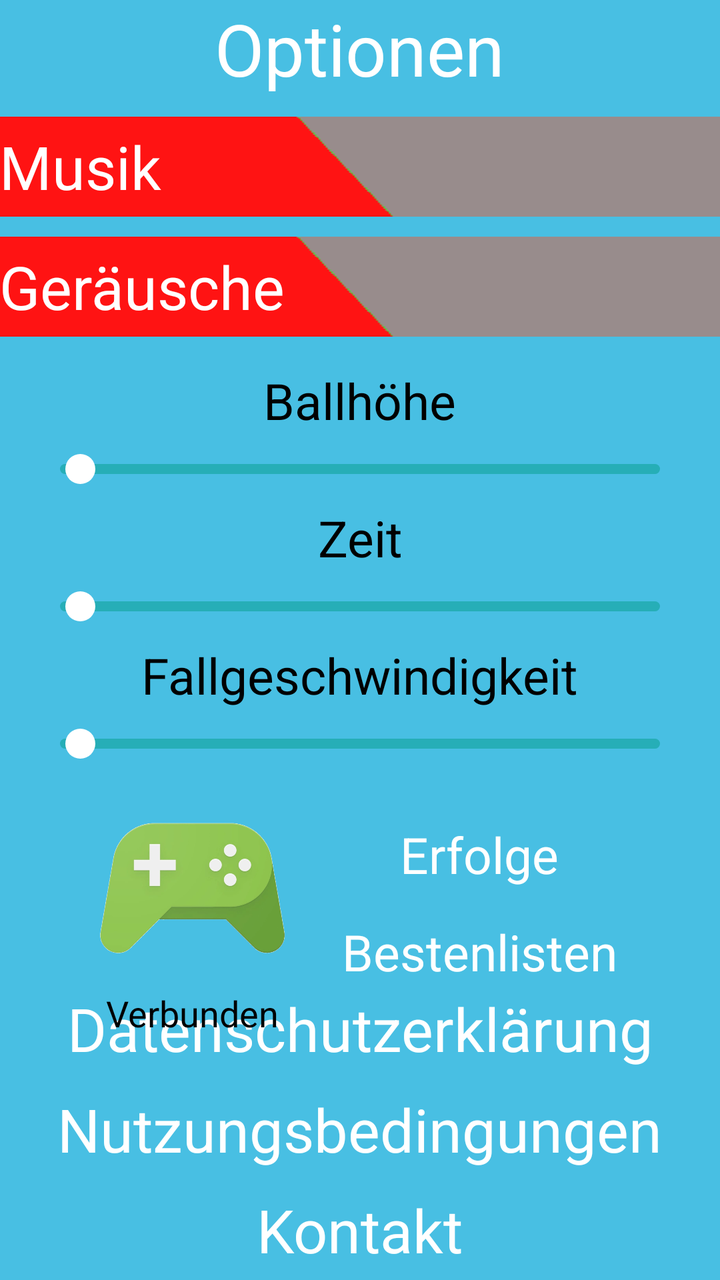
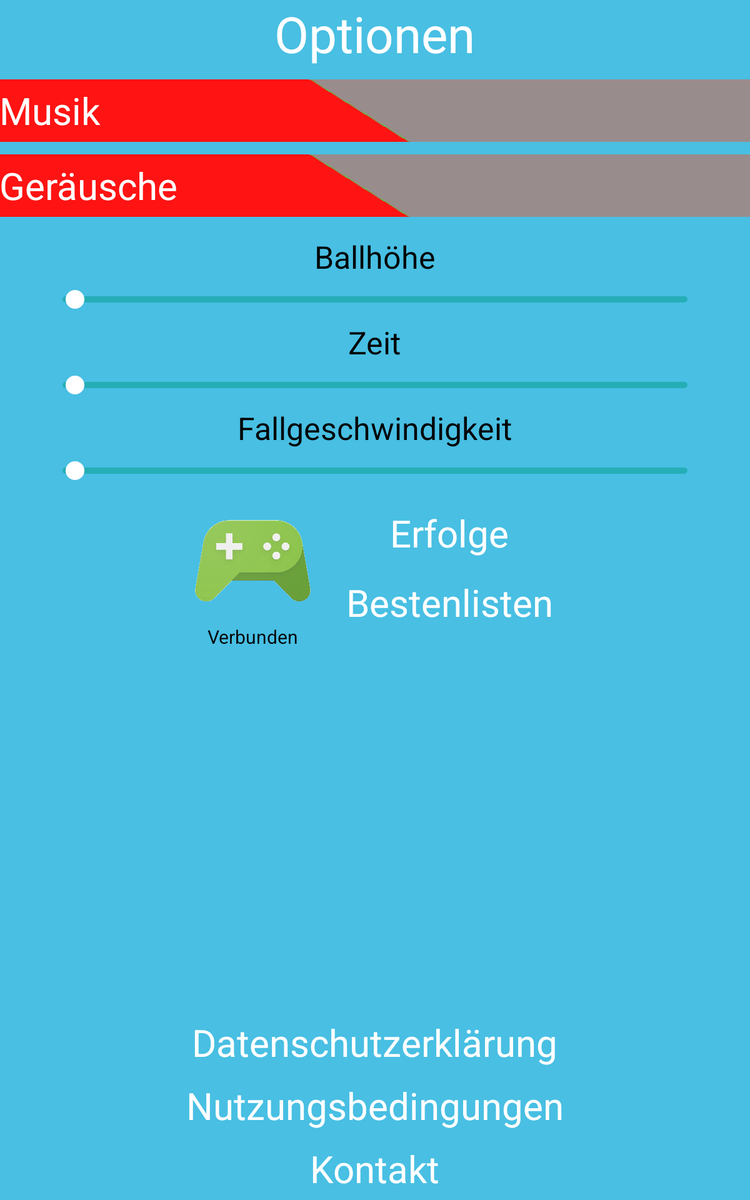

The same Android screen from two of the app's own layout files: first res/layout/ as a phone draws it, then the author's variant for another configuration, drawn on a device whose configuration selects that folder. Both files follow.
<!-- AndroidManifest.xml: application theme AppTheme -->
<!-- res/layout/activity_settings.xml -->
<?xml version="1.0" encoding="utf-8"?>
<RelativeLayout xmlns:android="http://schemas.android.com/apk/res/android"
    xmlns:tools="http://schemas.android.com/tools"
    android:id="@+id/activity_settings"
    android:layout_width="match_parent"
    android:layout_height="match_parent"
    android:paddingBottom="@dimen/activity_vertical_margin"
    android:paddingLeft="@dimen/activity_horizontal_margin"
    android:paddingRight="@dimen/activity_horizontal_margin"
    android:paddingTop="@dimen/activity_vertical_margin"
    tools:context="org.kruemelopment.springball.settings"
    android:background="@color/hellblau"
    android:gravity="center_horizontal">

    <TextView
        android:id="@+id/textView7"
        android:layout_width="wrap_content"
        android:layout_height="wrap_content"
        android:layout_alignParentTop="true"
        android:layout_centerHorizontal="true"
        android:text="@string/optionen"
        android:textColor="@android:color/background_light"
        android:textSize="36sp" />

    <androidx.appcompat.widget.SwitchCompat
        android:id="@+id/switch2"
        android:layout_width="fill_parent"
        android:layout_height="50dp"
        android:layout_alignParentStart="false"
        android:layout_below="@+id/switch1"
        android:layout_marginBottom="10dp"
        android:layout_marginTop="10dp"
        android:background="@drawable/hgj"
        android:checked="false"
        android:switchMinWidth="96dp"
        android:switchPadding="16dp"
        android:text="@string/sound"
        android:thumb="@null"
        android:textOff="@string/lee"
        android:textOn="@string/lee"
        android:textSize="30sp" />

    <androidx.appcompat.widget.SwitchCompat
        android:id="@+id/switch1"
        android:layout_width="fill_parent"
        android:layout_height="50dp"
        android:layout_alignParentStart="true"
        android:layout_below="@+id/textView7"
        android:layout_marginTop="10dp"
        android:background="@drawable/hgj"
        android:checked="false"
        android:switchMinWidth="96dp"
        android:switchPadding="16dp"
        android:text="@string/musik"
        android:thumb="@null"
        android:textOff="@string/lee"
        android:textOn="@string/lee"
        android:textSize="30sp" />

    <TextView
        android:id="@+id/textView16"
        android:layout_width="wrap_content"
        android:layout_height="wrap_content"
        android:layout_above="@+id/textView15"
        android:layout_centerHorizontal="true"
        android:background="@color/hellblau"
        android:padding="5dp"
        android:text="@string/nutzungs"
        android:textColor="@color/weiss"
        android:textSize="30sp" />

    <TextView
        android:id="@+id/textView17"
        android:layout_width="wrap_content"
        android:layout_height="wrap_content"
        android:layout_above="@+id/textView16"
        android:layout_centerHorizontal="true"
        android:background="@color/hellblau"
        android:gravity="center_horizontal"
        android:padding="5dp"
        android:text="@string/datens"
        android:textColor="@color/weiss"
        android:textSize="30sp" />

    <TextView
        android:id="@+id/textView15"
        android:layout_width="wrap_content"
        android:layout_height="wrap_content"
        android:layout_alignParentBottom="true"
        android:layout_centerHorizontal="true"
        android:background="@color/hellblau"
        android:gravity="center_vertical"
        android:padding="5dp"
        android:text="@string/hilfe"
        android:textColor="@android:color/background_light"
        android:textSize="30sp" />

    <TextView
        android:id="@+id/textView11"
        android:layout_width="wrap_content"
        android:layout_height="wrap_content"
        android:layout_below="@+id/switch2"
        android:layout_centerHorizontal="true"

        android:layout_marginTop="5dp"
        android:layout_marginBottom="5dp"
        android:foregroundGravity="center"
        android:gravity="center"
        android:text="@string/ballheight"
        android:textColor="@android:color/background_dark"
        android:textSize="25sp" />

    <SeekBar
        android:id="@+id/seekBar2"

        android:layout_width="300dp"
        android:layout_height="wrap_content"
        android:layout_below="@+id/textView11"
        android:layout_centerHorizontal="true"
        android:layout_centerVertical="false"
        android:layout_marginBottom="5dp"
        android:layout_marginTop="5dp"
        android:background="@drawable/noprogress"
        android:max="10"
        android:paddingEnd="10dp"
        android:paddingStart="10dp"
        android:progressDrawable="@drawable/progressdrawable"
        android:thumb="@drawable/customthumb" />

    <TextView
        android:id="@+id/textView12"
        android:layout_width="wrap_content"
        android:layout_height="wrap_content"
        android:layout_below="@+id/seekBar2"
        android:layout_centerHorizontal="true"
        android:layout_marginTop="5dp"
        android:layout_marginBottom="5dp"
        android:foregroundGravity="center_horizontal"
        android:gravity="center_horizontal"
        android:text="@string/time"
        android:textColor="@android:color/background_dark"
        android:textSize="25sp" />

    <SeekBar
        android:id="@+id/seekBar3"
        android:layout_width="300dp"
        android:layout_height="wrap_content"
        android:layout_below="@+id/textView12"
        android:layout_centerHorizontal="true"
        android:layout_centerVertical="false"
        android:layout_marginBottom="5dp"
        android:layout_marginTop="5dp"
        android:background="@drawable/noprogress"
        android:max="60"
        android:paddingEnd="10dp"
        android:paddingStart="10dp"
        android:progressDrawable="@drawable/progressdrawable"
        android:thumb="@drawable/customthumb" />

    <TextView
        android:id="@+id/textView13"
        android:layout_width="wrap_content"
        android:layout_height="wrap_content"
        android:layout_below="@+id/seekBar3"
        android:layout_centerHorizontal="true"
        android:layout_marginTop="5dp"
        android:layout_marginBottom="5dp"
        android:text="@string/fallgeschwindigkeit"
        android:textColor="@android:color/background_dark"
        android:textSize="25sp" />

    <SeekBar
        android:id="@+id/seekBar4"
        android:layout_width="300dp"
        android:layout_height="wrap_content"
        android:layout_below="@+id/textView13"
        android:layout_centerHorizontal="true"
        android:layout_centerVertical="true"
        android:layout_marginBottom="5dp"
        android:layout_marginTop="5dp"
        android:background="@drawable/noprogress"
        android:max="10"
        android:paddingEnd="10dp"
        android:paddingStart="10dp"
        android:progressDrawable="@drawable/progressdrawable"
        android:thumb="@drawable/customthumb" />

    <TextView
        android:id="@+id/textView14"
        android:layout_width="wrap_content"
        android:layout_height="wrap_content"
        android:layout_alignBaseline="@+id/textView11"
        android:layout_alignEnd="@+id/seekBar2"
        android:textColor="@android:color/background_dark"
        android:textSize="20sp" />

    <TextView
        android:id="@+id/textView18"
        android:layout_width="wrap_content"
        android:layout_height="wrap_content"
        android:layout_alignBaseline="@+id/textView12"
        android:layout_alignEnd="@+id/seekBar2"
        android:textColor="@android:color/background_dark"
        android:textSize="20sp" />

    <TextView
        android:id="@+id/textView19"
        android:layout_width="wrap_content"
        android:layout_height="wrap_content"
        android:layout_alignBaseline="@+id/textView13"
        android:layout_alignEnd="@+id/seekBar4"
        android:textColor="@android:color/background_dark"
        android:textSize="20sp" />

    <RelativeLayout
        android:layout_width="wrap_content"
        android:layout_height="wrap_content"
        android:layout_centerHorizontal="true"
        android:layout_below="@id/seekBar4">

        <ImageView
            android:id="@+id/imageView14"
            android:layout_width="100dp"
            android:layout_height="100dp"
            android:layout_alignParentBottom="false"
            android:layout_marginTop="10dp"
            android:src="@drawable/playgr" />

        <TextView
            android:id="@+id/textView20"
            android:layout_width="wrap_content"
            android:layout_height="wrap_content"
            android:layout_below="@+id/imageView14"
            android:layout_alignStart="@+id/imageView14"
            android:layout_alignEnd="@+id/imageView14"
            android:gravity="center"
            android:text="@string/connected"
            android:textColor="@android:color/black"
            android:textSize="18sp" />

        <RelativeLayout
            android:layout_width="wrap_content"
            android:layout_height="wrap_content"
            android:layout_centerVertical="true"
            android:layout_marginStart="20dp"
            android:layout_toEndOf="@+id/imageView14">

            <TextView
                android:id="@+id/textView21"
                android:layout_width="wrap_content"
                android:layout_height="wrap_content"
                android:layout_alignParentEnd="false"
                android:layout_alignParentBottom="false"
                android:layout_centerHorizontal="true"
                android:layout_marginBottom="5dp"
                android:background="@color/hellblau"
                android:padding="5dp"
                android:text="@string/ach"
                android:textColor="@android:color/background_light"
                android:textSize="25sp" />

            <TextView
                android:id="@+id/textView22"
                android:layout_width="wrap_content"
                android:layout_height="wrap_content"
                android:layout_below="@+id/textView21"
                android:layout_alignParentEnd="false"
                android:layout_alignParentBottom="false"
                android:layout_centerHorizontal="true"
                android:background="@color/hellblau"
                android:padding="5dp"
                android:text="@string/lead"
                android:textColor="@android:color/background_light"
                android:textSize="25sp" />
        </RelativeLayout>
    </RelativeLayout>

</RelativeLayout>
<!-- resources referenced by this layout -->
<resources>
  <color name="hellblau">#48bfe3</color>
  <color name="weiss">#ffffff</color>
  <!-- drawable customthumb (drawable) -->
  <?xml version="1.0" encoding="utf-8"?>
  <shape xmlns:android="http://schemas.android.com/apk/res/android"
      android:shape="oval" >
      <gradient
          android:angle="270"
          android:endColor="#ffffff"
          android:startColor="#ffffff" />
      <size
          android:height="15dp"
          android:width="15dp" />
  </shape>
  <!-- drawable hgj (drawable) -->
  <?xml version="1.0" encoding="utf-8"?>
  <selector xmlns:android="http://schemas.android.com/apk/res/android">
  
      <item android:drawable="@drawable/annnnn" android:state_checked="true" android:state_pressed="true"/>
      <item android:drawable="@drawable/annnnn" android:state_checked="true" android:state_focused="false"/>
      <item android:drawable="@drawable/aussss" android:state_checked="false" android:state_pressed="true"/>
      <item android:drawable="@drawable/aussss" android:state_checked="false" android:state_focused="false"/>
  
  </selector>
  <!-- drawable noprogress (drawable) -->
  <?xml version="1.0" encoding="utf-8"?>
  <layer-list xmlns:android="http://schemas.android.com/apk/res/android" >
      <item android:gravity="center">
          <shape>
              <size android:height="5dp" />
              <solid android:color="#26aeb7" />
              <corners android:bottomRightRadius="10dp"
                  android:bottomLeftRadius="10dp"
                  android:topLeftRadius="10dp"
                  android:topRightRadius="10dp" />
          </shape>
      </item>
  </layer-list>
  <!-- drawable playgr: webp bitmap (drawable, 32944 bytes) -->
  <!-- drawable progressdrawable (drawable) -->
  <?xml version="1.0" encoding="utf-8"?>
  <layer-list xmlns:android="http://schemas.android.com/apk/res/android">
      <item android:id="@android:id/progress">
          <clip android:drawable="@drawable/progress" />
      </item>
      <item android:id="@android:id/background">
          <clip android:drawable="@drawable/noprogress"/>
      </item>
  </layer-list>
  <string name="ach">Erfolge</string>
  <string name="ballheight">Ballhöhe</string>
  <string name="connected">Verbunden</string>
  <string name="datens">Datenschutzerklärung</string>
  <string name="fallgeschwindigkeit">Fallgeschwindigkeit</string>
  <string name="hilfe">Kontakt</string>
  <string name="lead">Bestenlisten</string>
  <string name="lee">        </string>
  <string name="musik">Musik</string>
  <string name="nutzungs">Nutzungsbedingungen</string>
  <string name="optionen">Optionen</string>
  <string name="sound">Geräusche</string>
  <string name="time">Zeit</string>
  <!-- from res/values-v31/ -->
  <style name="AppTheme" parent="Theme.AppCompat">
          <item name="android:windowNoTitle">true</item>
          <item name="android:windowActionBar">false</item>
          <item name="android:windowFullscreen">true</item>
          <item name="colorPrimary">@color/colorPrimary</item>
          <item name="colorPrimaryDark">@color/colorPrimaryDark</item>
          <item name="colorAccent">@color/colorAccent</item>
          <item name="android:windowLayoutInDisplayCutoutMode">
              shortEdges
          </item>
          <item name="android:windowSplashScreenAnimatedIcon">@mipmap/launcher_icon_round</item>
          <item name="android:windowSplashScreenBackground">#03bffd</item>
      </style>
  <!-- drawable annnnn: webp bitmap (drawable, 334 bytes) -->
  <!-- drawable aussss: webp bitmap (drawable, 312 bytes) -->
  <!-- drawable progress (drawable) -->
  <?xml version="1.0" encoding="utf-8"?>
  <layer-list xmlns:android="http://schemas.android.com/apk/res/android" >
      <item android:gravity="center">
          <shape>
              <size android:height="5dp" />
              <solid android:color="#fff" />
          </shape>
  
      </item>
  </layer-list>
  <color name="colorPrimary">#48bfe3</color>
  <color name="colorPrimaryDark">#48bfe3</color>
  <color name="colorAccent">#48bfe3</color>
</resources>
<!-- res/layout-sw600dp/activity_settings.xml (the author's variant of the layout above) -->
<!-- drawn on a 7-inch tablet held upright -->
<?xml version="1.0" encoding="utf-8"?>
<RelativeLayout xmlns:android="http://schemas.android.com/apk/res/android"
    xmlns:tools="http://schemas.android.com/tools"
    android:id="@+id/activity_settings"
    android:layout_width="match_parent"
    android:layout_height="match_parent"
    android:paddingBottom="@dimen/activity_vertical_margin"
    android:paddingLeft="@dimen/activity_horizontal_margin"
    android:paddingRight="@dimen/activity_horizontal_margin"
    android:paddingTop="@dimen/activity_vertical_margin"
    tools:context="org.kruemelopment.springball.settings"
    android:background="@color/hellblau"
    android:gravity="center_horizontal">

    <TextView
        android:id="@+id/textView7"
        android:layout_width="wrap_content"
        android:layout_height="wrap_content"
        android:layout_alignParentTop="true"
        android:layout_centerHorizontal="true"
        android:text="@string/optionen"
        android:textColor="@android:color/background_light"
        android:textSize="40sp" />

    <androidx.appcompat.widget.SwitchCompat
        android:id="@+id/switch2"
        android:layout_width="fill_parent"
        android:layout_height="50dp"
        android:layout_alignParentStart="false"
        android:layout_below="@+id/switch1"
        android:layout_marginBottom="10dp"
        android:layout_marginTop="10dp"
        android:background="@drawable/hgj"
        android:checked="false"
        android:switchMinWidth="96dp"
        android:switchPadding="16dp"
        android:text="@string/sound"
        android:textOff="@string/lee"
        android:thumb="@null"
        android:textOn="@string/lee"
        android:textSize="30sp" />

    <androidx.appcompat.widget.SwitchCompat
        android:id="@+id/switch1"
        android:layout_width="fill_parent"
        android:layout_height="50dp"
        android:layout_alignParentStart="true"
        android:layout_below="@+id/textView7"
        android:layout_marginTop="10dp"
        android:background="@drawable/hgj"
        android:checked="false"
        android:switchMinWidth="96dp"
        android:thumb="@null"
        android:switchPadding="16dp"
        android:text="@string/musik"
        android:textOff="@string/lee"
        android:textOn="@string/lee"
        android:textSize="30sp" />

    <TextView
        android:id="@+id/textView16"
        android:layout_width="wrap_content"
        android:layout_height="wrap_content"
        android:layout_above="@+id/textView15"
        android:layout_centerHorizontal="true"
        android:background="@color/hellblau"
        android:padding="5dp"
        android:text="@string/nutzungs"
        android:textColor="@color/weiss"
        android:textSize="30sp" />

    <TextView
        android:id="@+id/textView17"
        android:layout_width="wrap_content"
        android:layout_height="wrap_content"
        android:layout_above="@+id/textView16"
        android:layout_centerHorizontal="true"
        android:background="@color/hellblau"
        android:gravity="center_horizontal"
        android:padding="5dp"
        android:text="@string/datens"
        android:textColor="@color/weiss"
        android:textSize="30sp" />

    <TextView
        android:id="@+id/textView15"
        android:layout_width="wrap_content"
        android:layout_height="wrap_content"
        android:layout_alignParentBottom="true"
        android:layout_centerHorizontal="true"
        android:background="@color/hellblau"
        android:gravity="center_vertical"
        android:padding="5dp"
        android:text="@string/hilfe"
        android:textColor="@android:color/background_light"
        android:textSize="30sp" />

    <TextView
        android:id="@+id/textView11"
        android:layout_width="wrap_content"
        android:layout_height="wrap_content"
        android:layout_below="@+id/switch2"
        android:layout_centerHorizontal="true"

        android:layout_marginTop="5dp"
        android:layout_marginBottom="5dp"
        android:foregroundGravity="center"
        android:gravity="center"
        android:text="@string/ballheight"
        android:textColor="@android:color/background_dark"
        android:textSize="25sp" />

    <SeekBar
        android:id="@+id/seekBar2"

        android:layout_width="500dp"
        android:layout_height="wrap_content"
        android:layout_below="@+id/textView11"
        android:layout_centerHorizontal="true"
        android:layout_centerVertical="false"
        android:layout_marginTop="5dp"
        android:layout_marginBottom="5dp"
        android:background="@drawable/noprogress"
        android:max="10"
        android:paddingEnd="10dp"
        android:paddingStart="10dp"
        android:progressDrawable="@drawable/progressdrawable"
        android:thumb="@drawable/customthumb" />

    <TextView
        android:id="@+id/textView12"
        android:layout_width="wrap_content"
        android:layout_height="wrap_content"
        android:layout_below="@+id/seekBar2"
        android:layout_centerHorizontal="true"
        android:layout_marginBottom="5dp"
        android:layout_marginTop="5dp"
        android:foregroundGravity="center_horizontal"
        android:gravity="center_horizontal"
        android:text="@string/time"
        android:textColor="@android:color/background_dark"
        android:textSize="25sp" />

    <SeekBar
        android:id="@+id/seekBar3"
        android:layout_width="500dp"
        android:layout_height="wrap_content"
        android:layout_below="@+id/textView12"
        android:layout_centerHorizontal="true"
        android:layout_centerVertical="false"
        android:layout_marginTop="5dp"
        android:layout_marginBottom="5dp"
        android:background="@drawable/noprogress"
        android:max="60"
        android:paddingEnd="10dp"
        android:paddingStart="10dp"
        android:progressDrawable="@drawable/progressdrawable"
        android:thumb="@drawable/customthumb" />

    <TextView
        android:id="@+id/textView13"
        android:layout_width="wrap_content"
        android:layout_height="wrap_content"
        android:layout_below="@+id/seekBar3"
        android:layout_centerHorizontal="true"
        android:layout_marginBottom="5dp"
        android:layout_marginTop="5dp"
        android:text="@string/fallgeschwindigkeit"
        android:textColor="@android:color/background_dark"
        android:textSize="25sp" />

    <SeekBar
        android:id="@+id/seekBar4"
        android:layout_width="500dp"
        android:layout_height="wrap_content"
        android:layout_below="@+id/textView13"
        android:layout_centerInParent="true"
        android:layout_marginTop="5dp"
        android:layout_marginBottom="5dp"
        android:background="@drawable/noprogress"
        android:max="10"
        android:paddingEnd="10dp"
        android:paddingStart="10dp"
        android:progressDrawable="@drawable/progressdrawable"
        android:thumb="@drawable/customthumb" />

    <TextView
        android:id="@+id/textView14"
        android:layout_width="wrap_content"
        android:layout_height="wrap_content"
        android:layout_alignBaseline="@+id/textView11"
        android:layout_alignEnd="@+id/seekBar2"
        android:textColor="@android:color/background_dark" />

    <TextView
        android:id="@+id/textView18"
        android:layout_width="wrap_content"
        android:layout_height="wrap_content"
        android:layout_alignBaseline="@+id/textView12"
        android:layout_alignEnd="@+id/seekBar2"
        android:textColor="@android:color/background_dark" />

    <TextView
        android:id="@+id/textView19"
        android:layout_width="wrap_content"
        android:layout_height="wrap_content"
        android:layout_alignBaseline="@+id/textView13"
        android:layout_alignEnd="@+id/seekBar4"
        android:textColor="@android:color/background_dark" />

    <RelativeLayout
        android:layout_width="wrap_content"
        android:layout_height="wrap_content"
        android:layout_centerHorizontal="true"
        android:layout_below="@id/seekBar4">
    <ImageView
        android:id="@+id/imageView14"
        android:layout_width="100dp"
        android:layout_height="100dp"
        android:layout_alignParentBottom="false"
        android:layout_marginTop="10dp"
        android:src="@drawable/playgr" />

    <TextView
        android:id="@+id/textView20"
        android:layout_width="wrap_content"
        android:layout_height="wrap_content"
        android:layout_alignEnd="@+id/imageView14"
        android:layout_alignStart="@+id/imageView14"
        android:layout_below="@+id/imageView14"
        android:gravity="center"
        android:text="@string/connected"
        android:textColor="@android:color/black"
        android:textSize="15sp" />

        <RelativeLayout
            android:layout_width="wrap_content"
            android:layout_height="wrap_content"
            android:layout_centerVertical="true"
            android:layout_marginStart="20dp"
            android:layout_toEndOf="@+id/imageView14">

            <TextView
                android:id="@+id/textView21"
                android:layout_width="wrap_content"
                android:layout_height="wrap_content"
                android:layout_alignParentEnd="false"
                android:layout_alignParentBottom="false"
                android:layout_centerHorizontal="true"
                android:layout_marginBottom="5dp"
                android:background="@color/hellblau"
                android:padding="5dp"
                android:text="@string/ach"
                android:textColor="@android:color/background_light"
                android:textSize="30sp" />

            <TextView
                android:id="@+id/textView22"
                android:layout_width="wrap_content"
                android:layout_height="wrap_content"
                android:layout_below="@+id/textView21"
                android:layout_alignParentEnd="false"
                android:layout_alignParentBottom="false"
                android:layout_centerHorizontal="true"
                android:background="@color/hellblau"
                android:padding="5dp"
                android:text="@string/lead"
                android:textColor="@android:color/background_light"
                android:textSize="30sp" />
        </RelativeLayout>
    </RelativeLayout>
</RelativeLayout>
